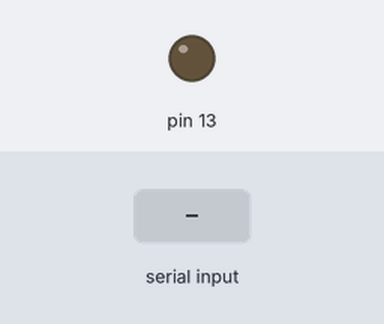
This sketch was run on a simulated Arduino Uno, built with avr-gcc and run on an emulated ATmega328P. Parts: output pins drawn as LEDs (lit = HIGH). Inputs (shaded band) come from the test bench.

Above: at 1.2 s.
1.3 s: "r" received over Serial
At 1.7 s:
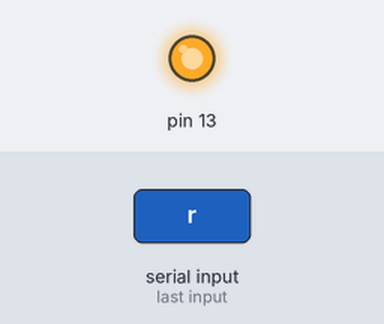
Timing chart, 0 to 4.3 s (numbered marks = the images above; inputs shaded):
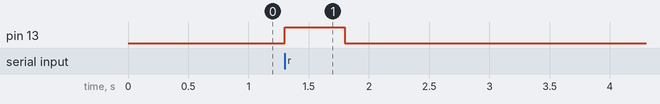

The sketch:

MinecraftArduinoBridge.ino
```cpp
void setup() {
  pinMode(13, OUTPUT);
  Serial.begin(9600);
}

void loop() {
  if (Serial.available()) {
    char value = Serial.read();
    if (value == 'r') {  // 'r' = click destro
      digitalWrite(13, HIGH);
      delay(500);
      digitalWrite(13, LOW);
    }
  }
}
```

Measured:
- after the input at 1.3 s, pin 13: LOW → HIGH at once, → LOW 0.50 s later
